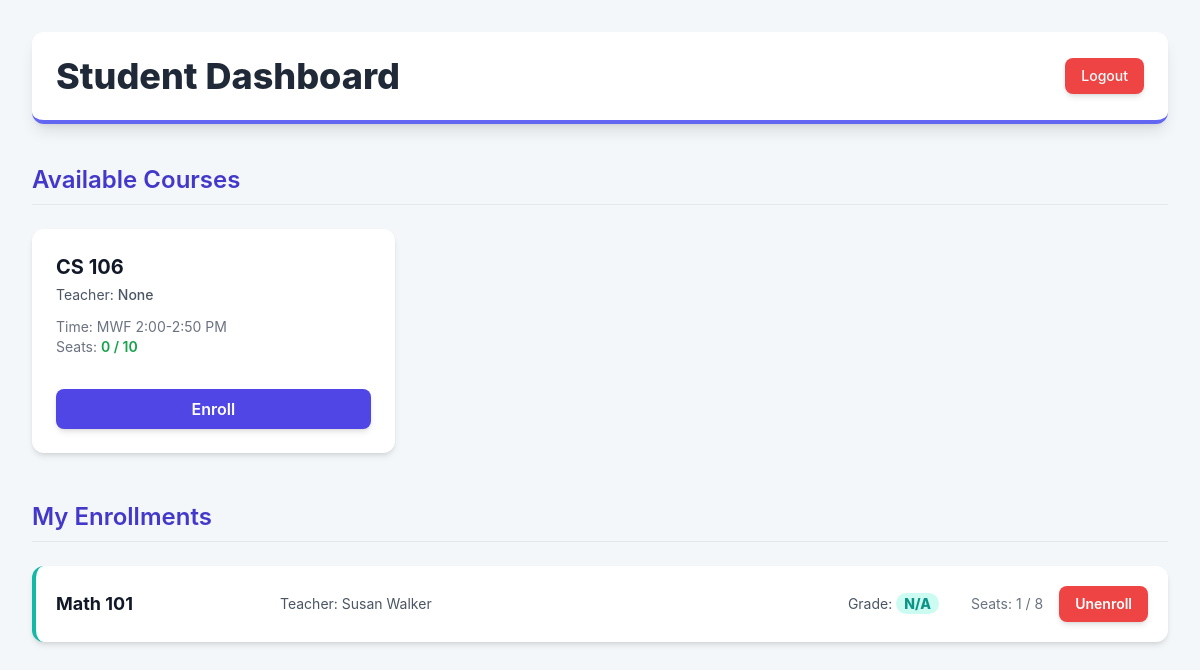
The page /student (signed in) on the database as committed earlier.
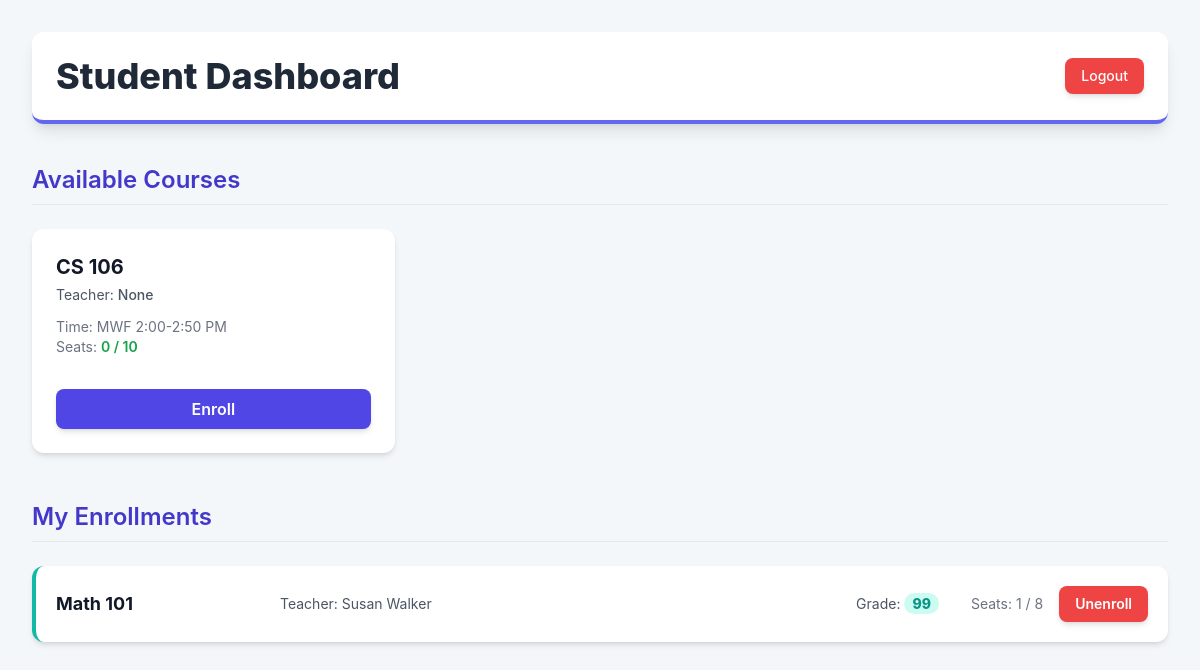
The same page on the database as committed later.
### models.py (models this page shows, shortened)
class Enrollment(db.Model):
    id = db.Column(db.Integer, primary_key=True)
    student_id = db.Column(db.Integer, db.ForeignKey("user.id"))
    course_id = db.Column(db.Integer, db.ForeignKey("course.id"))
    grade = db.Column(db.String(4))
    student = db.relationship("User", back_populates="enrollments")
    course = db.relationship("Course", back_populates="enrollments")

class Course(db.Model):
    id = db.Column(db.Integer, primary_key=True)
    name = db.Column(db.String(64))
    max_students = db.Column(db.Integer)
    cur_students = db.Column(db.Integer)
    time = db.Column(db.String(32))
    teacher_id = db.Column(db.Integer, db.ForeignKey("user.id"))
    teacher = db.relationship("User", back_populates="courses_taught")
    enrollments = db.relationship("Enrollment", back_populates="course")

class User(db.Model):
    id = db.Column(db.Integer, primary_key=True)
    username = db.Column(db.String(64), unique=True, nullable=False)
    realname = db.Column(db.String(64), unique=False, nullable=False)
    password_hash = db.Column(db.String(128))
    user_type = db.Column(db.String(16))  # student / teacher / admin
    enrollments = db.relationship("Enrollment", back_populates="student")
    courses_taught = db.relationship("Course", back_populates="teacher")

### app.py (the view)
@app.route("/student")
def student_dashboard():
    if not g.user or g.user.user_type != "student":
        return redirect("/login")
    courses = Course.query.all()
    my_enrollments = Enrollment.query.filter_by(student_id=g.user.id).all()
    enrolled_course_ids = {e.course_id for e in my_enrollments}
    available_courses = []
    course_student_counts = {}
    all_enrollments = Enrollment.query.all()
    for enrollment in all_enrollments:
        course_student_counts[enrollment.course_id] = course_student_counts.get(enrollment.course_id, 0) + 1
    for course in courses:
        course.cur_students = course_student_counts.get(course.id, 0)
        if course.id not in enrolled_course_ids:
            available_courses.append(course)
    return render_template(
        "student_dashboard.html",
        courses=available_courses,
        my_enrollments=my_enrollments
    )

### app.py (called while the page is built)
@app.before_request
def load_user():
    g.user = None
    if "user_id" in session:
        g.user = User.query.get(session["user_id"])

### templates/student_dashboard.html (shortened to what the changed rows need)
<!DOCTYPE html>
<html lang="en">
<head>
    <script src="https://cdn.tailwindcss.com"></script>
</head>
<body class="min-h-screen p-8">
<div class="max-w-6xl mx-auto">
    <header class="mb-10 p-6 bg-white rounded-xl shadow-lg border-b-4 border-indigo-500 flex justify-between items-center">
        <h1 class="text-4xl font-extrabold text-gray-800">
            Student Dashboard
        </h1>
    </header>
    <section class="mb-12">
        <h2 class="text-2xl font-semibold text-indigo-700 mb-6 border-b pb-2">
            Available Courses
        </h2>
    </section>
    <section>
        <h2 class="text-2xl font-semibold text-indigo-700 mb-6 border-b pb-2">
            My Enrollments
        </h2>
        {% if my_enrollments %}
            <div class="space-y-4">
                {% for e in my_enrollments %}
                    <div class="bg-white p-5 rounded-xl shadow-md dashboard-card flex justify-between items-center border-l-4 border-teal-500">
                        <div class="flex flex-col md:flex-row md:items-center space-y-2 md:space-y-0 md:space-x-8 w-full">
                            <h3 class="text-lg font-bold text-gray-900 w-48 truncate">{{ e.course.name }}</h3>
                            <div class="text-sm text-gray-600 flex-grow">
                                <span class="block md:inline-block">Teacher: {{ e.course.teacher.realname if e.course.teacher else "None" }}</span>
                            </div>
                            <div class="text-sm text-gray-600">
                                Grade:
                                <span class="font-extrabold text-teal-600 bg-teal-100 px-2 py-0.5 rounded-full">
                                    {{ e.grade }}
                                </span>
                            </div>
                            <div class="text-sm text-gray-500">
                                Seats: {{ e.course.cur_students }} / {{ e.course.max_students }}
                            </div>
                        </div>
                        <form method="POST" action="/enroll/{{ e.course_id }}" class="ml-4 flex-shrink-0">
                            <button type="submit"
                                    class="py-2 px-4 bg-red-500 text-white text-sm font-semibold rounded-lg shadow-md hover:bg-red-600 transition duration-150 ease-in-out focus:outline-none focus:ring-2 focus:ring-red-500 focus:ring-offset-2">
                                Unenroll
                            </button>
                        </form>
                    </div>
                {% endfor %}
            </div>
        {% else %}
            <p class="text-gray-500 p-4 bg-white rounded-lg shadow-sm">You are not currently enrolled in any courses.</p>
        {% endif %}
    </section>
</div>
</body>
</html>

Rows that differ between the two databases and show on the page:
changed Enrollment "Math 101": grade "N/A" → "99"
